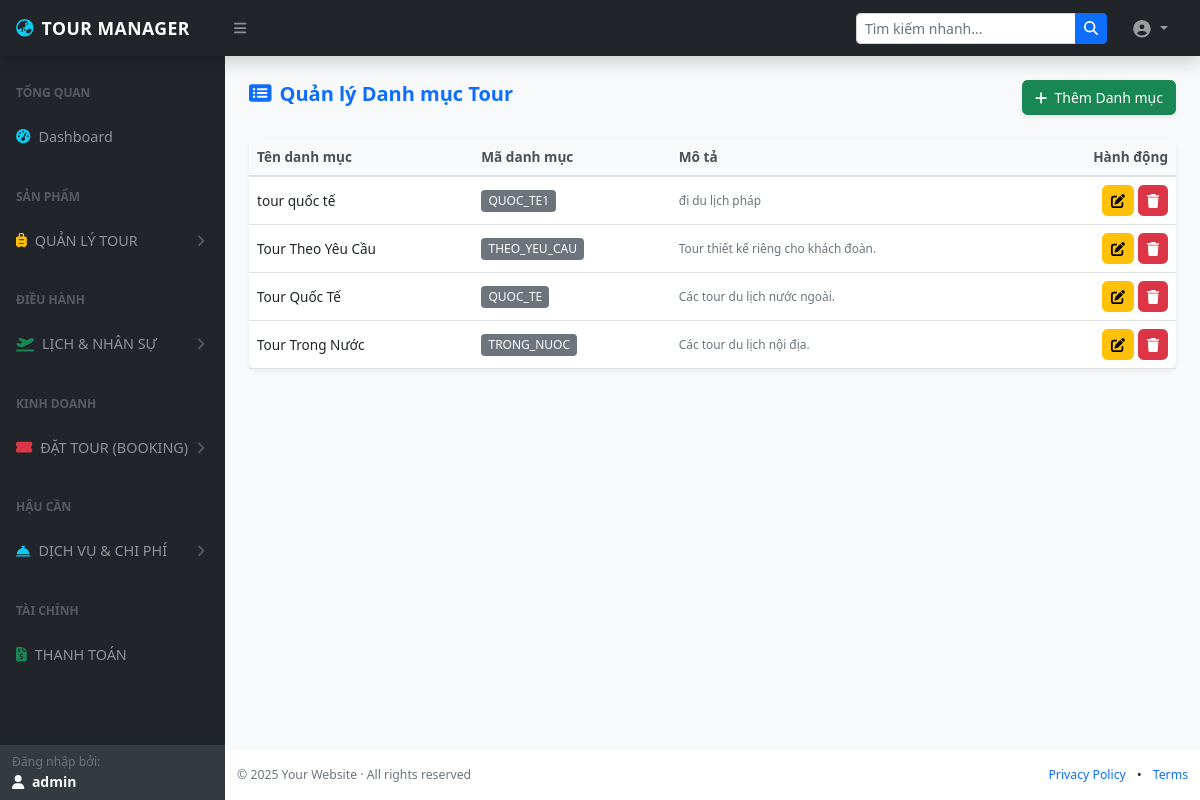
Screenshot of /?act=danhmuc-list (signed in) with the database file from the repository.
### tables this page shows
CREATE TABLE `danh_muc_tour` (
  `id` int NOT NULL,
  `ten_danh_muc` varchar(255) NOT NULL,
  `ma_danh_muc` varchar(50) NOT NULL COMMENT 'Dùng làm mã code trong ứng dụng',
  `mo_ta` text
);

### controllers/DanhMucTourController.php (called while the page is built, shortened)
<?php
require_once 'models/DanhMucTourModel.php';
class DanhMucTourController {
    private $model;
    public function __construct($db) {
        $this->model = new DanhMucTourModel($db);
    }
    public function index() {
        $danh_mucs = $this->model->getAll();
        require ROOT . "/views/admin/danhmuc/list.php";
    }
}
?>

### models/DanhMucTourModel.php (called while the page is built, shortened)
<?php
class DanhMucTourModel {
    private $conn;
    public function __construct($db) {
        $this->conn = $db;
    }
    public function getAll() {
        $stmt = $this->conn->prepare("SELECT * FROM danh_muc_tour ORDER BY id DESC");
        $stmt->execute();
        return $stmt->fetchAll(PDO::FETCH_ASSOC);
    }
}
?>

### views/admin/danhmuc/list.php (the view)
<?php require_once PATH_ROOT . '/views/header.php'; ?>
<main>
    <div class="container-fluid px-4">
        <div class="d-flex justify-content-between align-items-center mt-4 mb-4">
            <h2 class="fw-bold text-primary"><i class="fas fa-list-alt me-2"></i>Quản lý Danh mục Tour</h2>
            <a href="index.php?act=danhmuc-create" class="btn btn-success shadow-sm">
                <i class="fas fa-plus me-1"></i> Thêm Danh mục
            </a>
        </div>
        <div class="card shadow-sm border-0">
            <div class="card-body p-0">
                <table class="table table-hover align-middle mb-0">
                    <thead class="table-light">
                        <tr>
                            <th>Tên danh mục</th>
                            <th>Mã danh mục</th>
                            <th>Mô tả</th>
                            <th class="text-end">Hành động</th>
                        </tr>
                    </thead>
                    <tbody>
                        <?php if (!empty($danh_mucs)): foreach ($danh_mucs as $dm): ?>
                        <tr>
                            <td><?= htmlspecialchars($dm['ten_danh_muc']) ?></td>
                            <td><span class="badge bg-secondary"><?= htmlspecialchars($dm['ma_danh_muc']) ?></span></td>
                            <td class="text-muted small"><?= htmlspecialchars($dm['mo_ta']) ?></td>
                            <td class="text-end">
                                <a href="index.php?act=danhmuc-edit&id=<?= $dm['id'] ?>" class="btn btn-sm btn-warning"><i class="fas fa-edit"></i></a>
                                <a href="index.php?act=danhmuc-delete&id=<?= $dm['id'] ?>" class="btn btn-sm btn-danger" onclick="return confirm('Xóa danh mục này?')"><i class="fas fa-trash"></i></a>
                            </td>
                        </tr>
                        <?php endforeach; else: ?>
                            <tr><td colspan="4" class="text-center py-4">Chưa có danh mục nào.</td></tr>
                        <?php endif; ?>
                    </tbody>
                </table>
            </div>
        </div>
    </div>
</main>
<?php require_once PATH_ROOT . '/views/footer.php'; ?>

### views/header.php (style rules this page uses)
:root { --bs-body-font-size: 0.875rem; }
body { font-size: var(--bs-body-font-size); background-color: #f8f9fa; }
h2, .h2 { font-size: 1.25rem; font-weight: 600; }
.card { border: none; box-shadow: 0 0.15rem 1.75rem 0 rgba(58, 59, 69, 0.15); border-radius: 0.5rem; }
.table { font-size: 0.85rem; }
.table thead th { background-color: #f8f9fa; border-bottom: 2px solid #dee2e6; color: #495057; font-weight: 600; }
.form-control, .form-select, .btn { font-size: 0.875rem; border-radius: 0.35rem; }
.badge { font-size: 0.75rem; font-weight: 500; padding: 0.4em 0.6em; border-radius: 0.25rem; }

### rows the page displays
danh_muc_tour: ten_danh_muc "tour quốc tế", ma_danh_muc "QUOC_TE1", mo_ta "đi du lịch pháp"
danh_muc_tour: ten_danh_muc "Tour Theo Yêu Cầu", ma_danh_muc "THEO_YEU_CAU", mo_ta "Tour thiết kế riêng cho khách đoàn."
danh_muc_tour: ten_danh_muc "Tour Quốc Tế", ma_danh_muc "QUOC_TE", mo_ta "Các tour du lịch nước ngoài."
danh_muc_tour: ten_danh_muc "Tour Trong Nước", ma_danh_muc "TRONG_NUOC", mo_ta "Các tour du lịch nội địa."

### other values shown
$_SESSION['user_admin']['username'] "admin"
